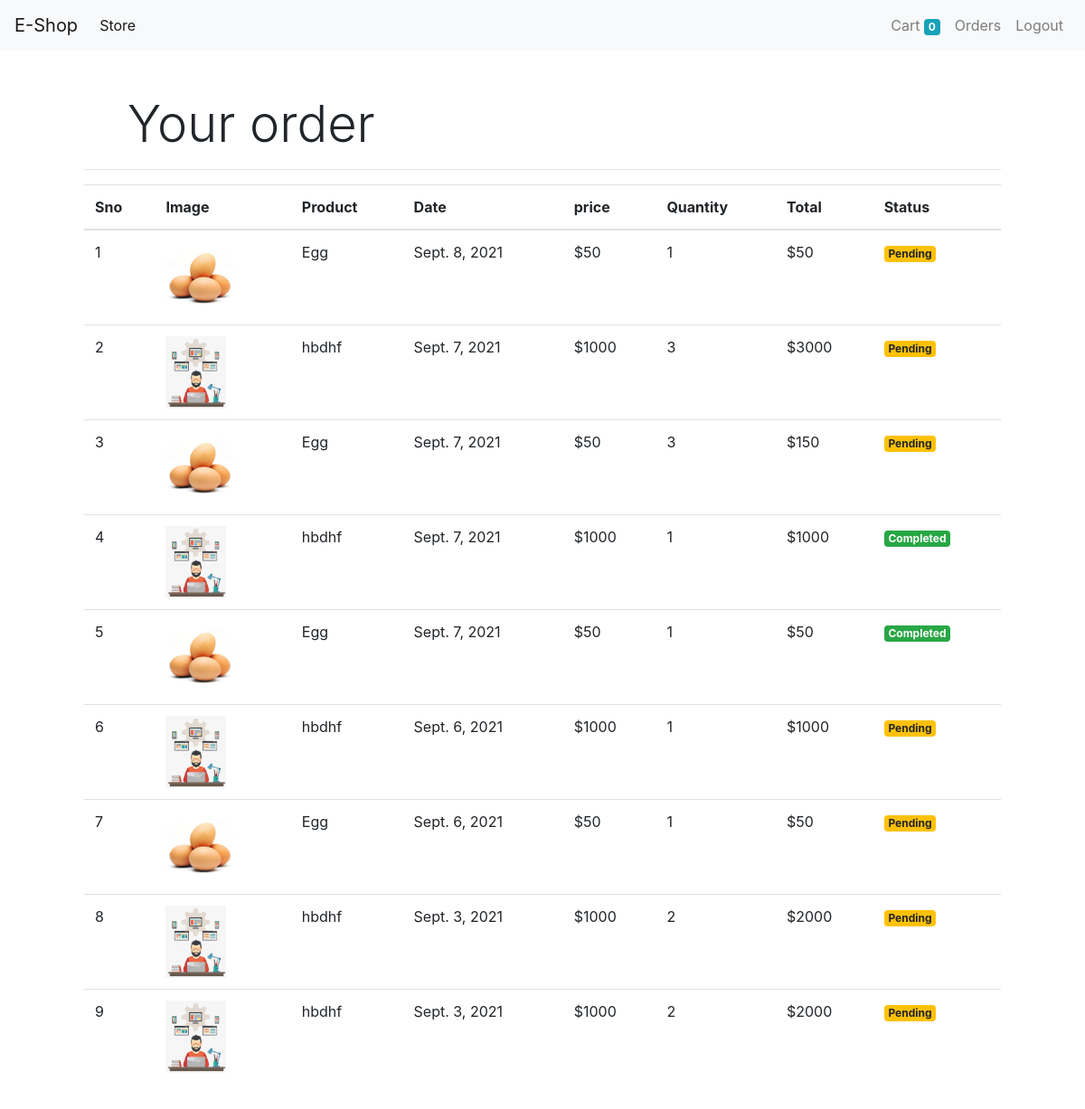
Screenshot of /orders (signed in) with the database file from the repository.
### core/models/orders.py (models this page shows, shortened)
class Order(models.Model):
    product = models.ForeignKey(Product, on_delete=models.CASCADE)
    customer = models.ForeignKey(Customer, on_delete=models.CASCADE)
    quantity=models.IntegerField(default=1)
    price=models.IntegerField()
    address=models.CharField(max_length=100, default='' ,blank=True)
    Phone=models.CharField(max_length=50, default='' ,blank=True)
    date=models.DateField(default=datetime.datetime.today)
    status=models.BooleanField(default=False)
    @staticmethod
    def get_orders_by_customer(customer_id):
        return Order\
        .objects\
        .filter(customer=customer_id)\
        .order_by('-date')

### core/models/product.py (models this page shows, shortened)
class Product(models.Model):
    name = models.CharField(max_length=50)
    price = models.IntegerField(default=0)
    category = models.ForeignKey(Category, on_delete=models.CASCADE, default=1)
    description = models.CharField(max_length=200, default='', null=True, blank=True)
    image = models.ImageField(upload_to='uploads/products/')

### core/views/orders.py (the view)
# urls.py: path('orders', OrderView.as_view() , name="orders"),
class OrderView(View):
    @method_decorator(auth_middleware)
    def get(self,request):
        customer=request.session.get('customer')
        orders=Order.get_orders_by_customer(customer)
        print(orders)
        return render(request,'orders.html',{'orders':orders})

### core/templatetags/custom_filter.py (called while the page is built)
@register.filter(name='currency')
def currency(number):
    return  "$"+str(number)

@register.filter(name='multiply')
def multiply(number, number1):
    return  number*number1

### core/templates/orders.html
{% extends 'base.html' %}
{% block content %}
{% load cart %}
{% load custom_filter %}
<div class="container">
    <div class="borde rounded p-4 m-4">
        <p class="display-4 pl-4 ml-4 ">Your order</p>
        <hr>
        <table class="table">
            <thead>
                <tr>
                    <th>Sno</th>
                    <th>Image</th>
                    <th>Product</th>
                    <th>Date</th>
                    <th>price</th>
                    <th>Quantity</th>
                    <th>Total</th>
                    <th>Status</th>
                </tr>
            </thead>
            <tbody>
                <tr>
                    {% for order in orders %}
                    <td>{{forloop.counter}}</td>
                    <td><img style="height: 80px;" src="{{order.product.image.url}}"></td>
                    <td>{{order.product.name}}</td>
                    <td>{{order.date}}</td>
                    <td>{{order.price|currency}}</td>
                    <td>{{order.quantity}}</td>
                    <td>{{order.quantity|multiply:order.price|currency}}</td>
                    {% if order.status %}
                    <td><small class="badge badge-success">Completed</small></td>
                    {% else %}
                    <td><small class="badge badge-warning">Pending</small></td>
                    {% endif %}
                </tr>
                {% endfor %}
            </tbody>
        </table>
    </div>
</div>
{% endblock %}

### rows the page displays
Order: product.image (picture), product.name "Egg", date "Sept. 8, 2021", price "$50", quantity "1", quantity|multiply "$50", status "Pending"
Order: product.image (picture), product.name "hbdhf", date "Sept. 7, 2021", price "$1000", quantity "3", quantity|multiply "$3000", status "Pending"
Order: product.image (picture), product.name "Egg", date "Sept. 7, 2021", price "$50", quantity "3", quantity|multiply "$150", status "Pending"
Order: product.image (picture), product.name "hbdhf", date "Sept. 7, 2021", price "$1000", quantity "1", quantity|multiply "$1000", status "Completed"
Order: product.image (picture), product.name "Egg", date "Sept. 7, 2021", price "$50", quantity "1", quantity|multiply "$50", status "Completed"
Order: product.image (picture), product.name "hbdhf", date "Sept. 6, 2021", price "$1000", quantity "1", quantity|multiply "$1000", status "Pending"
Order: product.image (picture), product.name "Egg", date "Sept. 6, 2021", price "$50", quantity "1", quantity|multiply "$50", status "Pending"
Order: product.image (picture), product.name "hbdhf", date "Sept. 3, 2021", price "$1000", quantity "2", quantity|multiply "$2000", status "Pending"
Order: product.image (picture), product.name "hbdhf", date "Sept. 3, 2021", price "$1000", quantity "2", quantity|multiply "$2000", status "Pending"

### other values shown
{{ request.session.cart.keys|length }} "0"
